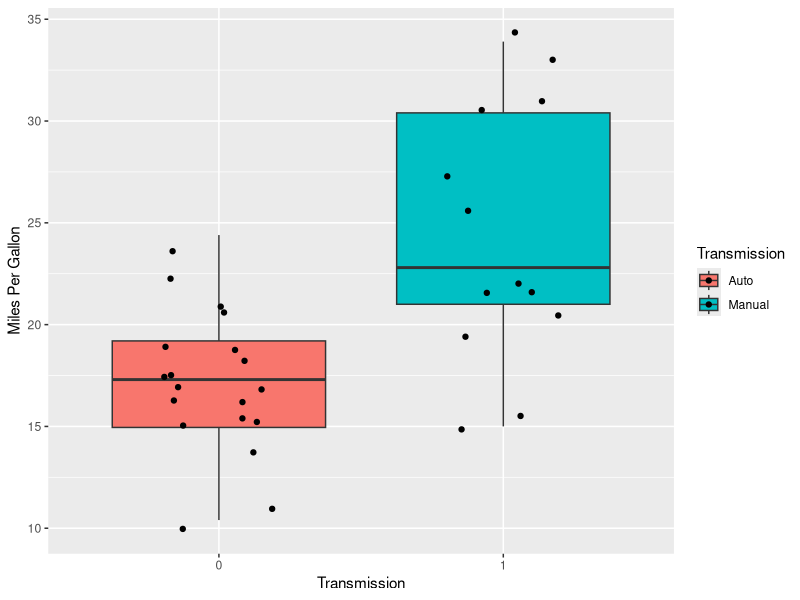
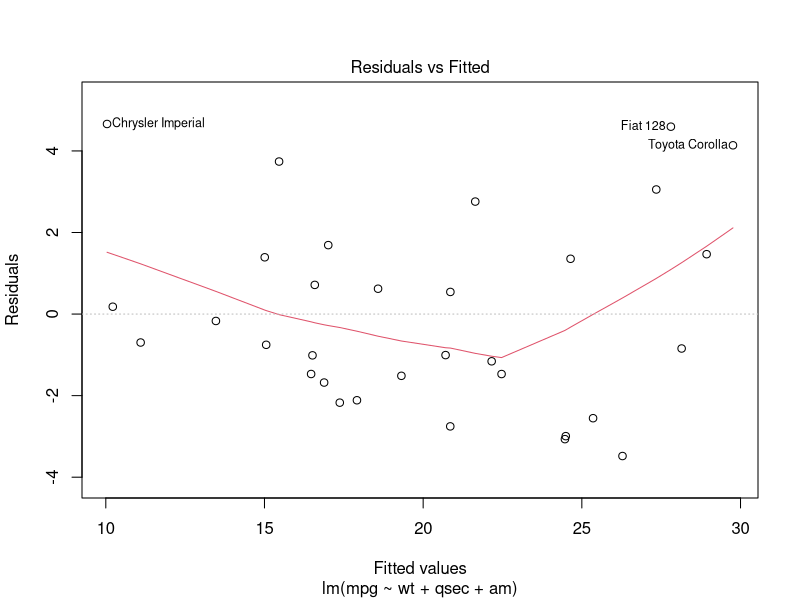
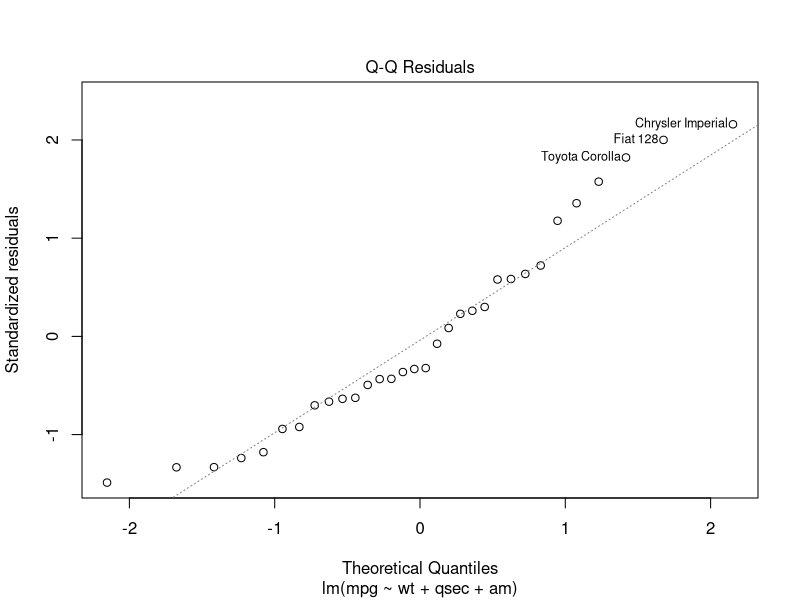
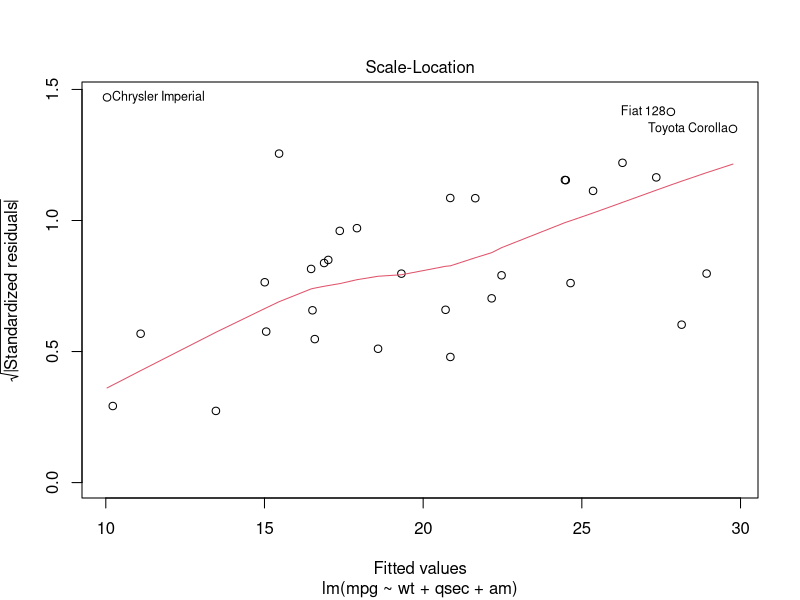
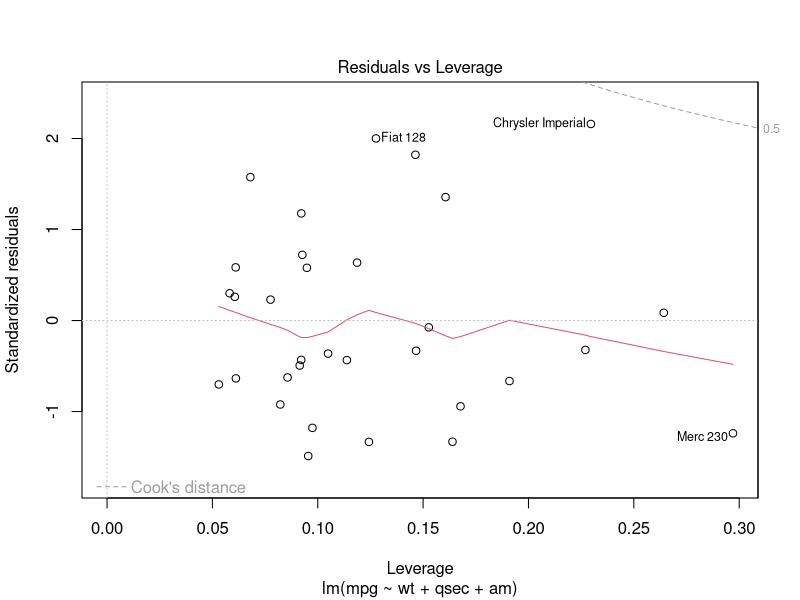

Write the R code that produced these figures, in order.
## ---- chunk 1
data(mtcars)
head(mtcars)
## ---- chunk 2
shapiro.test(mtcars$mpg)
## ---- chunk 3
t.test(mtcars$mpg, mtcars$am, var.equal=TRUE, paired=FALSE)
## ---- chunk 4
initial.model <- lm(mpg ~., data= mtcars)
best.model <- step(initial.model, direction = "both")
## ---- chunk 5
summary(best.model)
## ---- chunk 6
library(ggplot2)
data("mtcars")
g = ggplot(mtcars, aes(factor(am), mpg, fill=factor(am)))
g = g + geom_boxplot()
g = g + geom_jitter(position=position_jitter(width=.2, height=1))
g = g + scale_fill_discrete(name="Transmission", breaks=c("0", "1"),
                            labels=c("Auto", "Manual"))
g = g + ylab("Miles Per Gallon")
g = g + xlab("Transmission")
g
## ---- chunk 7
# par(mfrow=c(2, 2))
plot(best.model)

